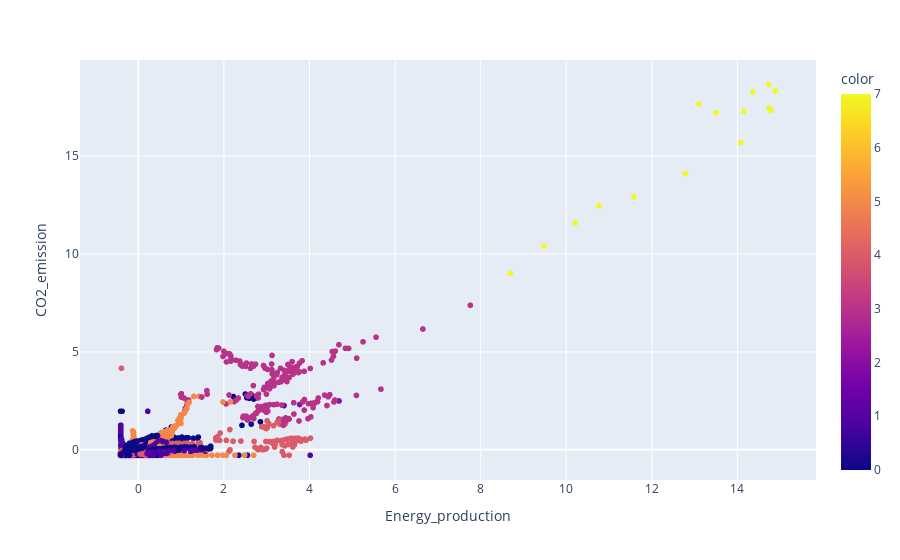

Notebook code cell kept with this figure:
### Code cell
px.scatter(data_frame=prueba,x="Energy_production",y="CO2_emission",color=prediction)

### Figure 1 — Plotly figure (JSON) as saved in the notebook; plotly's stock layout.template omitted (floating-point values rounded to 4 significant figures; data arrays with more than 128 entries replaced by an {"elided": "..."} marker saying what was removed)
{"data": [{"hovertemplate": "Energy_production=%{x}<br>CO2_emission=%{y}<br>color=%{marker.color}<extra></extra>", "legendgroup": "", "marker": {"color": {"elided": "6484 int values"}, "coloraxis": "coloraxis", "symbol": "circle"}, "mode": "markers", "name": "", "showlegend": false, "type": "scattergl", "x": {"elided": "6484 float values"}, "xaxis": "x", "y": {"elided": "6484 float values"}, "yaxis": "y"}], "layout": {"coloraxis": {"colorbar": {"title": {"text": "color"}}, "colorscale": [[0, "#0d0887"], [0.1111, "#46039f"], [0.2222, "#7201a8"], [0.3333, "#9c179e"], [0.4444, "#bd3786"], [0.5556, "#d8576b"], [0.6667, "#ed7953"], [0.7778, "#fb9f3a"], [0.8889, "#fdca26"], [1, "#f0f921"]]}, "legend": {"tracegroupgap": 0}, "margin": {"t": 60}, "xaxis": {"anchor": "y", "domain": [0, 1], "title": {"text": "Energy_production"}}, "yaxis": {"anchor": "x", "domain": [0, 1], "title": {"text": "CO2_emission"}}}}
